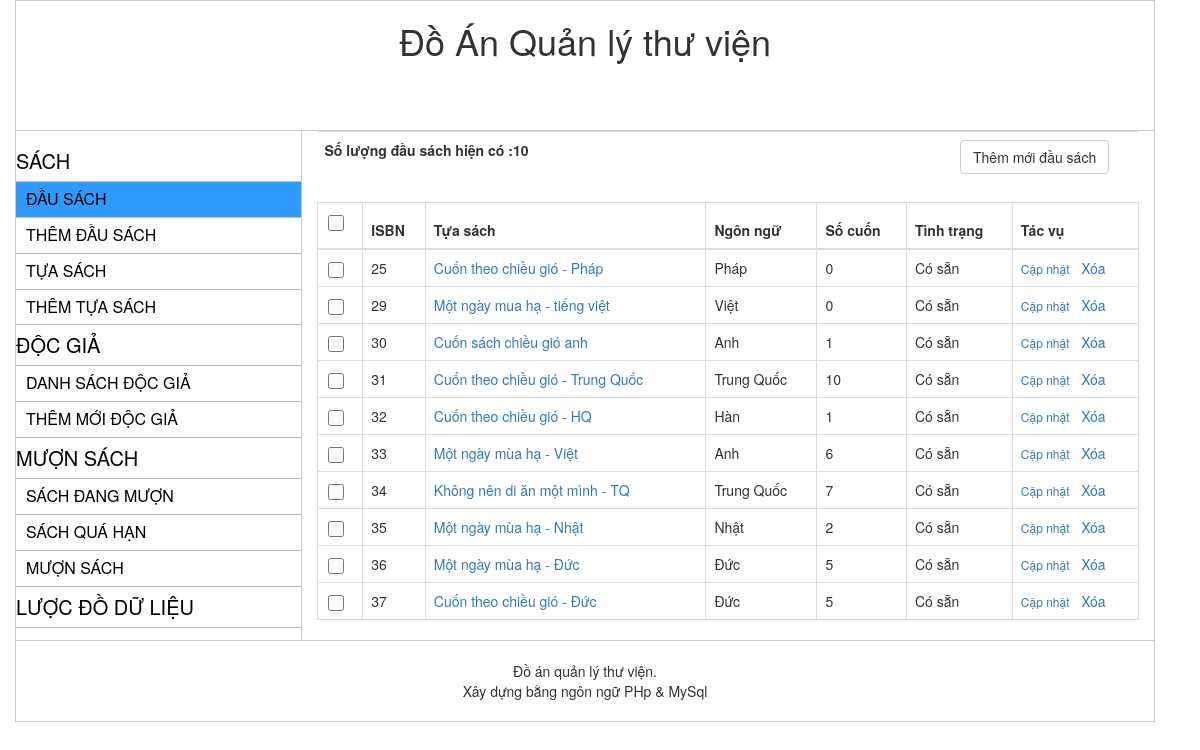
Screenshot of /index.php?act=list_dau_sach with the database file from the repository.
### tables this page shows
CREATE TABLE `dausach` (
  `isbn` int(11) UNSIGNED NOT NULL,
  `ma_tuasach` int(11) NOT NULL,
  `ngonngu` varchar(15) NOT NULL,
  `bia` varchar(255) NOT NULL,
  `trangthai` varchar(1) NOT NULL
);

### inc/class_dau_sach.php (called while the page is built, shortened)
<?php
Class DauSach{
	protected $conn;
	static $instance;
	function __construct() {
		global $conn;
		$this->conn 	= $conn;
	}
	static function getInstance(){
        if(self::$instance !== null){
            return self::$instance;
        }
        self::$instance = new DauSach();
        return self::$instance;
    }
	function demSoLuong($isbn){
		$sql = "SELECT count(isbn) FROM cuonsach WHERE isbn = {$isbn}";
		$result = $this->conn->query($sql);
		$row = mysqli_fetch_row($result);
		return $row[0];
	}
	public static function listDauSach($select_all = 0, $posts_per_age = 10, $current_page = 1) {
		global $conn;
		if($select_all){
			$sql ="SELECT * FROM dausach";
			$result = $conn->query($sql);
			if ($result && $result->num_rows > 0) {
				return $result;
			}
			return 0;
		} else {
			$offset = $posts_per_age * ($current_page - 1);
			$sql ="SELECT * FROM dausach LIMIT {$posts_per_age} OFFSET {$offset}";
			$result = $conn->query($sql);
			if ($result && $result->num_rows > 0) {
				return $result;
			}
			return 0;
		}
	}
}

### module/list_dau_sach.php (the view, shortened to what this page needs)
<?php
$total = DauSach::listDauSach($select_all = 1);
if( !empty($total) ){
	$url           = 'act=list_dau_sach&';
	$total_record = $total->num_rows;
    $current_page = isset($_GET['page']) ? $_GET['page'] : 1;
    $posts_per_page = 10;
	$result = DauSach::listDauSach($select_all = 0, $posts_per_page, $current_page );
    echo '<table class= "table">';
    echo '<th class="col-md-8"> Số lượng đầu sách hiện có :'.$total_record .'</th>';
    echo '<th class= "col-md-2"><a href="index.php?act=frm_add_dau_sach" class="btn-default btn btn-link1"> Thêm mới đầu sách </a></th>';
    echo '<table>';
    echo '<table class="table table-bordered">';
	echo '<thead><tr><th><label for="selectall"> <input class ="checkbox selectall" id= "selectall" type="checkbox" /></label> </th><th> ISBN</th> <th> Tựa sách </th><th> Ngôn ngữ </th><th> Số cuốn</th><th> Tình trạng </td> <th> Tác vụ </th> </tr></thead>';
	echo ' <tbody>';
	while( $row = $result->fetch_assoc() ) {
		$isbn 		= $row['isbn'];
        $ngonngu    = $row['ngonngu'];
		$trangthai 	= ($row['trangthai'] == 1)  ?  'Có sẵn' :'Hết';
		echo '<tr>';
        echo '<td>';
        echo "<input class='checkbox ' id= 'checkbox' type='checkbox' />";
        echo '</td>';
        echo "<td> " . $isbn. " </td><td> <a class='text-inline' href= 'index.php?act=chi_tiet_dau_sach&id=".$isbn."'> " .  $row['bia']. "</a> </td>";
        echo '<td>'.get_ngon_ngu($ngonngu).'</td>';
        echo '<td>'.demSoLuongDauSach($isbn).'</td>';
        echo "<td>". $trangthai. "</td>";
        echo "<td><a  class='action'  href='index.php?act=frm_add_dau_sach&id=".$isbn."'>Cập nhật</a> &nbsp; <a href='index.php?{$url}page={$current_page}&del={$isbn}' onclick ='return remove_tua_sach()'> Xóa</a>  ";
        echo '</tr>';
    }
    echo '</tbody>';
    echo '</table>';
} else {
    echo 'Chưa có đầu sách nào trong hệ thống';
    ?>
    <a href="index.php?act=frm_add_dau_sach"> Thêm mới một đầu sách</a>
    <?php
}

### style.css (style rules this page uses)
body, ul, li, div, ol, td, span, p ,label, form,h1,h2,h3,h4,h5,h6 { margin: 0; padding: 0; }
a.action { font-size: 12px; }
input.checkbox { width: 20px; height: 16px; }
a.text-inline { display: inline; text-overflow: ellipsis; white-space: nowrap; }

### rows the page displays
dausach: isbn "25", bia "Cuốn theo chiều gió - Pháp", ngonngu "Pháp", isbn "0", trangthai "Có sẵn"
dausach: isbn "29", bia "Một ngày mua hạ - tiếng việt", ngonngu "Việt", isbn "0", trangthai "Có sẵn"
dausach: isbn "30", bia "Cuốn sách chiều gió anh", ngonngu "Anh", isbn "1", trangthai "Có sẵn"
dausach: isbn "31", bia "Cuốn theo chiều gió - Trung Quốc", ngonngu "Trung Quốc", isbn "10", trangthai "Có sẵn"
dausach: isbn "32", bia "Cuốn theo chiều gió - HQ", ngonngu "Hàn", isbn "1", trangthai "Có sẵn"
dausach: isbn "33", bia "Một ngày mùa hạ - Việt", ngonngu "Anh", isbn "6", trangthai "Có sẵn"
dausach: isbn "34", bia "Không nên di ăn một mình - TQ", ngonngu "Trung Quốc", isbn "7", trangthai "Có sẵn"
dausach: isbn "35", bia "Một ngày mùa hạ - Nhật", ngonngu "Nhật", isbn "2", trangthai "Có sẵn"
dausach: isbn "36", bia "Một ngày mùa hạ - Đức", ngonngu "Đức", isbn "5", trangthai "Có sẵn"
dausach: isbn "37", bia "Cuốn theo chiều gió - Đức", ngonngu "Đức", isbn "5", trangthai "Có sẵn"

### other values shown
$total_record "10"
